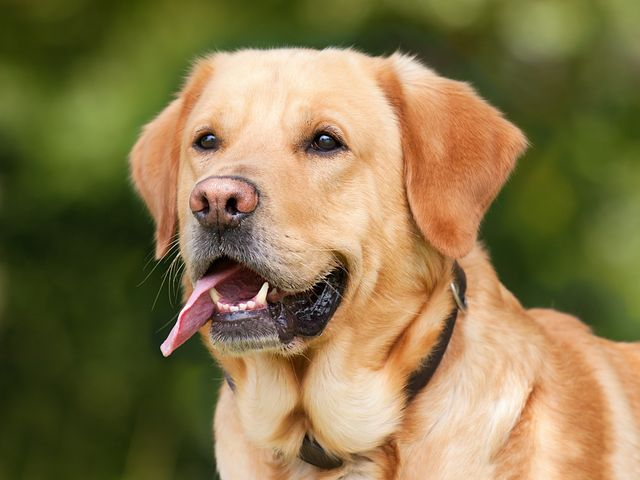
#> input picture labrador.jpg, 640 x 480 px
$ python laplacian2.py   (older library calls are emulated)
#> lines starting #> are read from the running program, lines starting #| are printed output that depends on the picture
import numpy as np

import cv2
import numpy as np
import math

import matplotlib.pyplot as plt

# Load the image
img = cv2.imread('labrador.jpg')
#> img is the input picture: shape (480, 640, 3); mean B, G, R 76.2, 119.6, 136.3

# Convert the image to grayscale
gray = cv2.cvtColor(img, cv2.COLOR_BGR2GRAY)
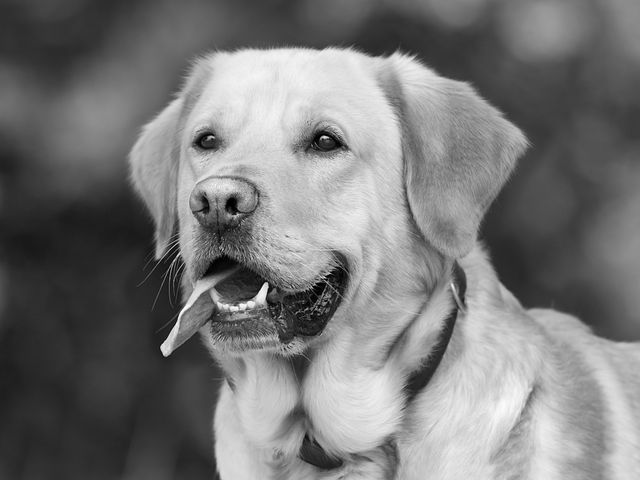
#> gray: shape (480, 640); min 0, max 253, mean 119.7

# Prewitt Operator
h, w = gray.shape
#> h = 480; w = 640

############### if you want use image, without blur uncomment this and comment other blur filters
# blur_image = gray.copy()

############################### Gaussian blur
blur_image = np.zeros((h, w), dtype=np.uint8)

gaussian_filter = np.array([[0.003765, 0.015019, 0.023792, 0.015019, 0.003765],
                            [0.015019, 0.059912, 0.094907, 0.059912, 0.015019],
                            [0.023792, 0.094907, 0.150342, 0.094907, 0.023792],
                            [0.015019, 0.059912, 0.094907, 0.059912, 0.015019],
                            [0.003765, 0.015019, 0.023792, 0.015019, 0.003765]])

# Pad the image with zeros to avoid border issues
padded_image = np.pad(gray, ((2, 2), (2, 2)), mode='constant', constant_values=0)
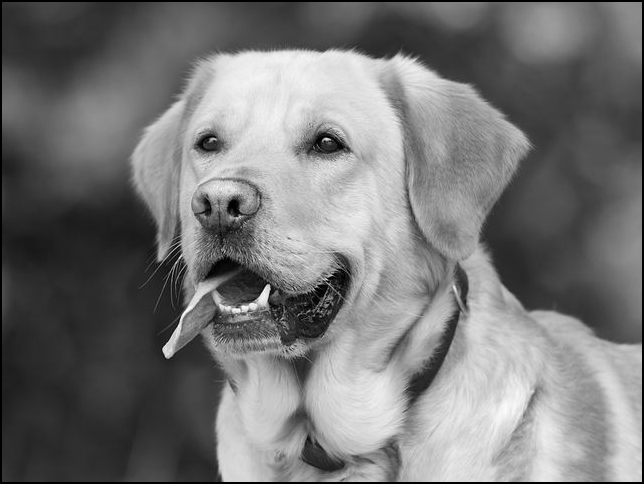
#> padded_image: shape (484, 644); min 0, max 253, mean 117.9

# Apply the Gaussian filter
for i in range(2, h+2):
    for j in range(2, w+2):
        blur_image[i-2][j-2] = np.uint8(np.sum(padded_image[i-2:i+3, j-2:j+3] * gaussian_filter))


############################### Other filter for blur

# blur_image = np.zeros((h, w), dtype=np.uint8)
#
# for i in range(1, h-1):
#     for j in range(1, w-1):
#         blur_image[i][j] = np.uint8((1/9 * image[i-1][j-1]) +
#                                      (1/9 * image[i-1][j]) +
#                                      (1/9 * image[i-1][j+1]) +
#                                      (1/9 * image[i][j-1]) +
#                                      (1/9 * image[i][j]) +
#                                      (1/9 * image[i][j+1]) +
#                                      (1/9 * image[i+1][j-1]) +
#                                      (1/9 * image[i+1][j]) +
#                                      (1/9 * image[i+1][j+1]))


h, w = blur_image.shape
laplacian = np.zeros((h, w), dtype=np.uint8)
laplacian_diagonal = np.zeros((h, w), dtype=np.uint8)

for i in range(1, h-1):
    for j in range(1, w-1):
        laplacian_sum = -1 * blur_image[i + 1][j] + \
                        -1 * blur_image[i - 1][j] + \
                        -1 * blur_image[i][j + 1] + \
                        -1 * blur_image[i][j - 1] + \
                        (4 * blur_image[i][j])

        laplacian_diagonal_sum = (-1 * blur_image[i + 1][j]) + \
                                 (-1 * blur_image[i - 1][j]) + \
                                 (-1 * blur_image[i][j + 1]) + \
                                 (-1 * blur_image[i][j - 1]) + \
                                 (-1 * blur_image[i - 1][j - 1]) + \
                                 (-1 * blur_image[i + 1][j + 1]) + \
                                 (-1 * blur_image[i - 1][j + 1]) + \
                                 (-1 * blur_image[i + 1][j - 1]) + \
                                 (8 * blur_image[i][j])

        laplacian[i][j] = np.uint8(max(0, min(laplacian_sum, 255)))
        laplacian_diagonal[i][j] = np.uint8(max(0, min(laplacian_diagonal_sum, 255)))
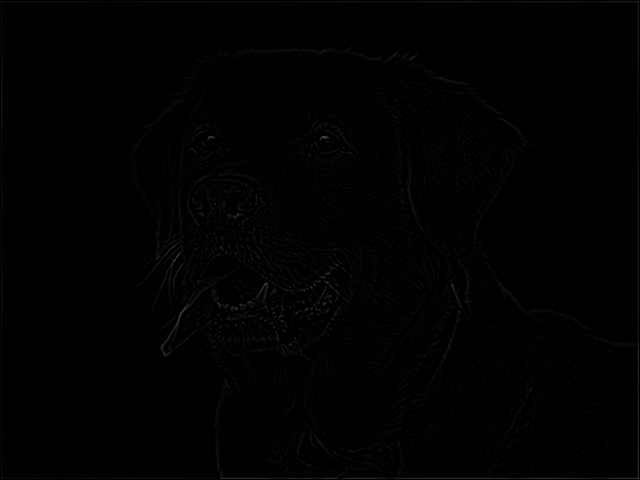
#> laplacian: shape (480, 640); min 0, max 74, mean 1.3


# # Apply Gaussian blur with a kernel size of 5
blurred = cv2.GaussianBlur(gray, (5, 5), 0)
# blurred = gray.copy()
# Apply Laplacian operator with a kernel size of 3
laplacian_cv = cv2.Laplacian(blurred, cv2.CV_64F, ksize=3)
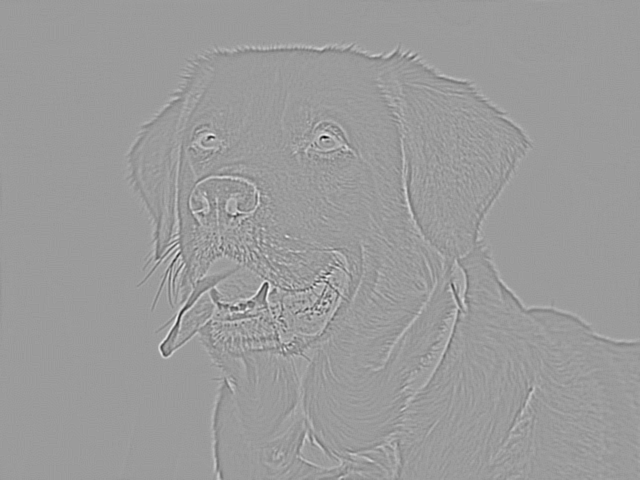
#> laplacian_cv: shape (480, 640) float64; min -286, max 184, mean 0; drawn with min black and max white
# Convert the result to 8-bit unsigned integer
laplacian_cv = np.uint8(np.absolute(laplacian_cv))
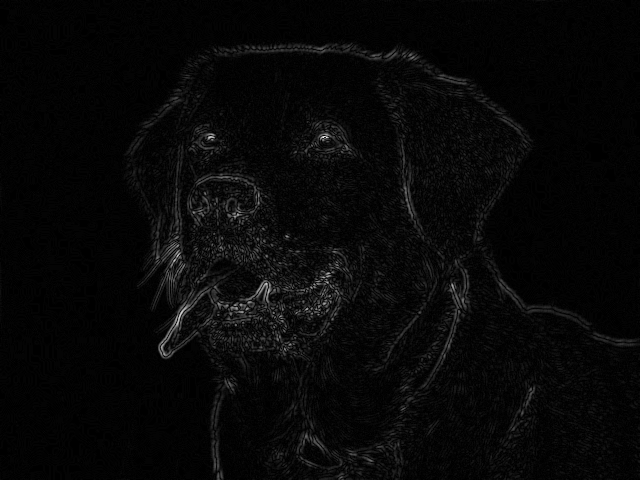
#> laplacian_cv: shape (480, 640); min 0, max 240, mean 7.5


# Display the result
cv2.imshow('Gray', gray)
cv2.imshow('Blur', blur_image)
cv2.imshow('laplacian_cv', laplacian_cv)
cv2.imshow('Laplacian', laplacian_diagonal)
cv2.imshow('Laplacian2', laplacian)
cv2.waitKey(0)
cv2.destroyAllWindows()

# blur_image = cv2.GaussianBlur(gray, (5, 5), 0)
